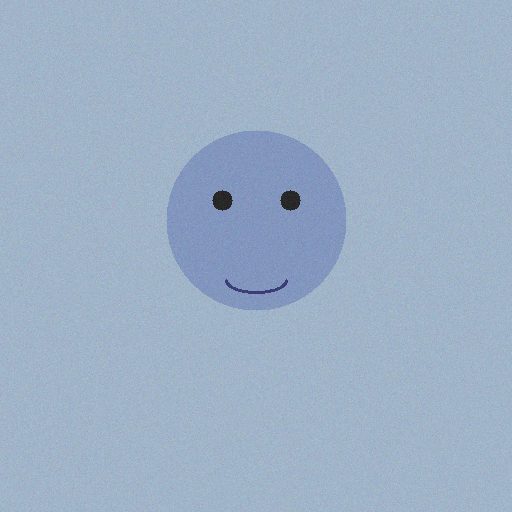
#> input picture data/samples/sample_image.png, 512 x 512 px; its folder holds only this picture in this run
$ python -i image_forensics.py   (imports and definitions only)   (older library calls are emulated)
#> lines starting #> are read from the running program, lines starting #| are printed output that depends on the picture; after the words box and inside, x2 and y2 are one past the last pixel; in counts of white or black regions, pixels touching at a corner belong together
### app/utils/media.py
"""Media helpers: audio extraction (via bundled ffmpeg), loading video frames."""
from pathlib import Path
import shutil
import subprocess

import cv2
import numpy as np


# [64 lines left out: functions ffmpeg_exe, extract_audio, read_video_meta, sample_frames, not called in this run]


def load_image(path: str, max_side: int = 1024):
#> called with path = '../../data/samples/sample_image.png', max_side = 1024
    from PIL import Image
    img = Image.open(path).convert("RGB")
#> img is the input picture: PIL image 512x512 RGB; mean R, G, B 156.8, 176.8, 198.6
    w, h = img.size
#> w = 512; h = 512
    scale = min(max_side / max(h, w), 1.0)
#> scale = 1
    if scale < 1.0:
        img = img.resize((int(w * scale), int(h * scale)))
    return np.asarray(img)

### app/detectors/image_forensics.py
"""Image forensic signals.

Every signal returns:
  name, value (measured), score (0-100, higher = more authentic-looking),
  confidence (0-1), explanation (derived only from measured values).
"""
from __future__ import annotations

import io
from pathlib import Path

import cv2
import numpy as np
from PIL import Image, ExifTags

_CASCADE = None


def _face_cascade():
    global _CASCADE
    if _CASCADE is None:
        p = cv2.data.haarcascades + "haarcascade_frontalface_default.xml"
        _CASCADE = cv2.CascadeClassifier(p)
    return _CASCADE


def _gray_small(rgb, max_side=640):
    g = cv2.cvtColor(rgb, cv2.COLOR_RGB2GRAY)
    h, w = g.shape
    s = min(max_side / max(h, w), 1.0)
    return cv2.resize(g, (int(w * s), int(h * s))) if s < 1.0 else g


# ---------------- A. Metadata ----------------
def metadata_signal(path: str) -> dict:
#> called with path = '../../data/samples/sample_image.png'
    img = Image.open(path)
    exif = {}
    try:
        raw = img.getexif()
        for k, v in raw.items():
            tag = ExifTags.TAGS.get(k, str(k))
            exif[tag] = str(v)[:120]
#> this loop made 0 passes
#> after the loop, exif = 0 items
    except Exception:
        pass
    software = exif.get("Software", "")
#> software = ''
    edited_hint = any(t in software.lower() for t in ("photoshop", "gimp", "facetune", "canva"))
#> edited_hint = False
    dims = f"{img.width}x{img.height}"
#> dims = '512x512'
    explanation = (
        f"Format {img.format}, size {dims}, "
        + ("EXIF fields present." if exif else "no readable EXIF fields.")
    )
    score = 80.0
    if edited_hint:
        score = 45.0
        explanation += f" Software tag '{software}' indicates editing software."
    return {
        "name": "metadata", "value": {"software": software, "format": img.format,
                                       "size": dims, "exif_fields": len(exif)},
        "score": score, "confidence": 0.6 if exif else 0.25,
        "explanation": explanation,
        "suspicious_region": None,
    }


# ---------------- B. JPEG / compression ----------------
def jpeg_signal(path: str) -> dict:
#> called with path = '../../data/samples/sample_image.png'
    img = Image.open(path)
    gray = np.asarray(img.convert("L"), dtype=np.float64)
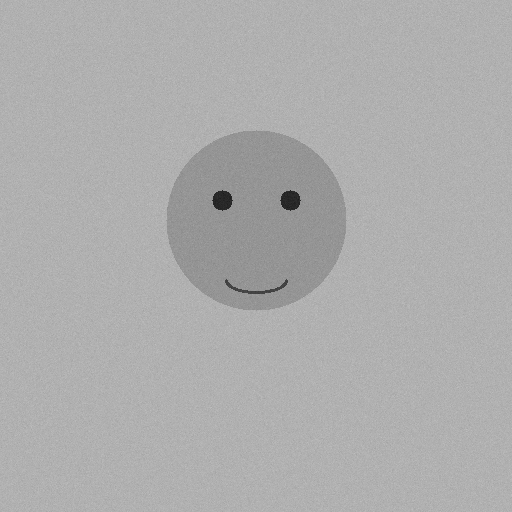
#> gray: shape (512, 512) float64; min 28, max 194, mean 173.3
    q = getattr(img, "quantization", None)
    is_jpeg = (img.format or "").upper() in ("JPEG", "JPG")
#> is_jpeg = False
    # blockiness: energy of horizontal/vertical differences at 8px boundaries
    if gray.shape[1] > 16 and gray.shape[0] > 16:
        b_h = np.abs(np.diff(gray[:, 7::8], axis=1)).mean() if gray.shape[1] > 16 else 0
#> b_h = 4.8
        b_v = np.abs(np.diff(gray[7::8, :], axis=0)).mean() if gray.shape[0] > 16 else 0
#> b_v = 4.81
        blockiness = float((b_h + b_v) / 2)
#> blockiness = 4.8
    else:
        blockiness = 0.0
    if not is_jpeg:
        return {"name": "compression", "value": {"format": img.format, "blockiness": round(blockiness, 2)},
                "score": 85.0, "confidence": 0.3,
                "explanation": f"Non-JPEG format ({img.format}); block artifact analysis not applicable.",
                "suspicious_region": None}
    # Heuristic: heavy blockiness suggests low-quality re-encode (not proof of fake).
    score = float(np.clip(100 - (blockiness - 3.0) * 6.0, 30, 95))
    return {"name": "compression", "value": {"format": "JPEG", "blockiness": round(blockiness, 2),
                                              "quantization_tables": bool(q)},
            "score": score, "confidence": 0.45,
            "explanation": f"8x8 block boundary discontinuity measured at {blockiness:.1f} "
                           f"(higher = stronger JPEG blocking). This reflects compression level, not authenticity by itself.",
            "suspicious_region": None}


# ---------------- C. Noise ----------------
def noise_signal(rgb) -> dict:
    gray = _gray_small(rgb).astype(np.float64)
    # high-pass residual as noise estimate
    blur = cv2.GaussianBlur(gray, (5, 5), 0)
    resid = gray - blur
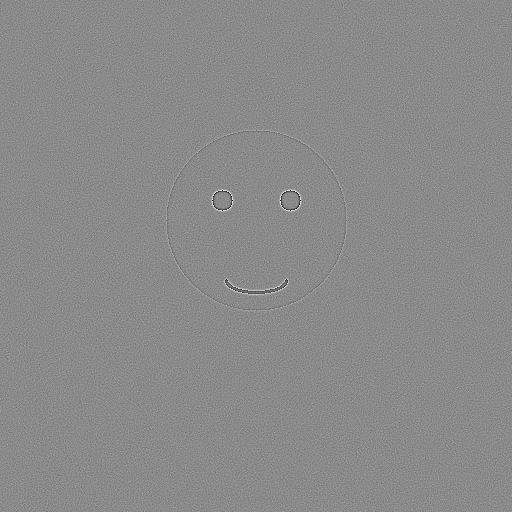
#> resid: shape (512, 512) float64; min -64.71, max 54.55, mean 0; drawn with min black and max white
    regions = {}
    gh, gw = np.array_split(resid, 4, axis=0), None
    # simpler: 4x4 grid of regional noise stds
    cells = []
    h, w = resid.shape
#> h = 512; w = 512
    for i in range(4):
        for j in range(4):
            cell = resid[i*h//4:(i+1)*h//4, j*w//4:(j+1)*w//4]
            cells.append(float(cell.std()))
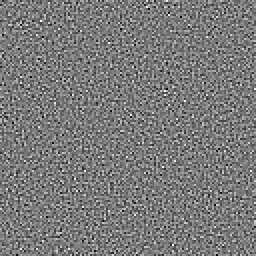
#> cell: shape (128, 128) float64 (shown 2 times larger); min -12.1, max 13.07, mean 0.00347; drawn with min black and max white
#> after the loop, cells = [3.34, 3.34, 3.33, 3.37, 3.33, 4.89, 4.92, 3.36, 3.34, 4.37, 4.37, 3.36, 3.36, 3.33, 3.36, 3.36]
    cells = np.array(cells)
    cv = float(cells.std() / (cells.mean() + 1e-6))
#> cv = 0.157
    # More uniform noise across regions => more consistent => more authentic-looking.
    score = float(np.clip(100 - cv * 120, 25, 95))
#> score = 81.22
    worst = int(cells.argmax())
#> worst = 6
    region = None
    if cv > 0.45:
        r, c = divmod(worst, 4)
        region = {"grid": "4x4", "cell": [int(r), int(c)], "x": c * w // 4, "y": r * h // 4,
                  "w": w // 4, "h": h // 4}
    return {"name": "noise", "value": {"regional_noise_cv": round(cv, 3),
                                        "mean_noise_std": round(float(cells.mean()), 2)},
            "score": score, "confidence": 0.5,
            "explanation": f"Noise residual varies across regions (CV={cv:.2f}); closer to uniform is consistent with a single sensor.",
            "suspicious_region": region}


# ---------------- D. Statistics ----------------
def stats_signal(rgb) -> dict:
    gray = _gray_small(rgb)
    lap = cv2.Laplacian(gray, cv2.CV_64F)
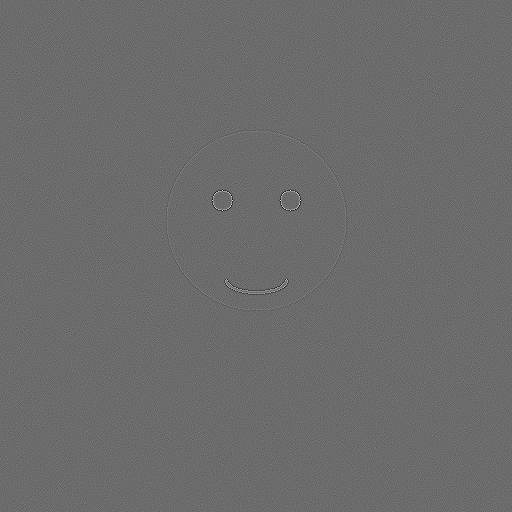
#> lap: shape (512, 512) float64; min -259, max 353, mean 0; drawn with min black and max white
    sharpness = float(lap.var())
#> sharpness = 329.2
    edges = cv2.Canny(gray, 80, 160)
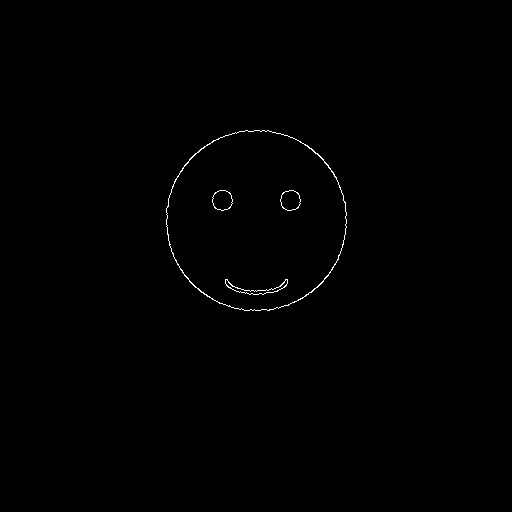
#> edges: shape (512, 512); 0.35% white in thin lines or dots, all inside (x1, y1, x2, y2) = (166, 130, 347, 311)
    edge_density = float((edges > 0).mean())
#> edge_density = 0.00348
    freq = np.fft.fftshift(np.abs(np.fft.fft2(gray.astype(np.float32))))
    h, w = freq.shape
#> h = 512; w = 512
    yy, xx = np.mgrid[0:h, 0:w]
    r = np.sqrt((yy - h / 2) ** 2 + (xx - w / 2) ** 2).astype(int)
    radial = np.bincount(r.ravel(), freq.ravel()) / (np.bincount(r.ravel()) + 1e-6)
#> radial = 363 values, max 45426435.6 at index 0, min 1317 at index 362, mean 132300.3
    mid = len(radial) // 2
#> mid = 181
    high_ratio = float(radial[mid:].mean() / (radial[:mid].mean() + 1e-6)) if mid > 0 else 0
#> high_ratio = 0.00691
    score = 85.0
    notes = []
    if sharpness < 15:
        score -= 25; notes.append("very low sharpness")
    if edge_density < 0.01:
        score -= 15; notes.append("very few edges")
    if high_ratio < 0.02:
        score -= 10; notes.append("low high-frequency content")
    score = float(np.clip(score, 25, 95))
    explanation = (
        f"Sharpness {sharpness:.1f}, edge density {edge_density:.3f}, HF energy ratio {high_ratio:.3f}. "
        + (f"Notable: {', '.join(notes)}." if notes else "Within typical natural-image ranges.")
    )
    return {"name": "image_stats", "value": {"sharpness": round(sharpness, 1),
                                             "edge_density": round(edge_density, 3),
                                             "hf_ratio": round(high_ratio, 3)},
            "score": score, "confidence": 0.4, "explanation": explanation,
            "suspicious_region": None}


# ---------------- E. Face ----------------
def detect_faces(rgb) -> list:
    gray = _gray_small(rgb)
    faces = _face_cascade().detectMultiScale(gray, 1.3, 5, minSize=(40, 40))
#> faces = ()
    scale = gray.shape[1] / rgb.shape[1] if rgb.shape[1] else 1
#> scale = 1
    out = []
    for (x, y, w, h) in faces:
        out.append((int(x / scale), int(y / scale), int(w / scale), int(h / scale)))
#> after the loop, out = []
    return out


def face_signal(rgb) -> dict:
    faces = detect_faces(rgb)
#> faces = []
    if not faces:
        return {"name": "face", "value": {"faces": 0}, "score": 75.0, "confidence": 0.2,
                "explanation": "No face detected; face-specific checks not applicable.",
                "suspicious_region": None}
    textures, boundary_scores = [], []
    for (x, y, w, h) in faces:
        face = rgb[y:y + h, x:x + w]
        if face.size == 0:
            continue
        g = cv2.cvtColor(face, cv2.COLOR_RGB2GRAY)
        textures.append(float(cv2.Laplacian(g, cv2.CV_64F).var()))
        ring_in = cv2.erode(g, np.ones((7, 7), np.uint8))
        boundary = float(np.abs(g.astype(float) - cv2.GaussianBlur(g, (9, 9), 0).astype(float)).mean())
        boundary_scores.append(boundary)
    texture = float(np.mean(textures)) if textures else 0.0
    boundary = float(np.mean(boundary_scores)) if boundary_scores else 0.0
    score = 85.0
    if texture < 5:
        score -= 25
    if boundary < 4:
        score -= 10  # overly smooth face can indicate synthesis/blending
    return {"name": "face", "value": {"faces": len(faces), "face_texture": round(texture, 1),
                                       "boundary_gradient": round(boundary, 2)},
            "score": float(np.clip(score, 25, 95)), "confidence": 0.5,
            "explanation": f"{len(faces)} face(s) found; mean face texture sharpness {texture:.1f}, "
                           f"face-boundary gradient {boundary:.1f}.",
            "suspicious_region": {"x": faces[0][0], "y": faces[0][1], "w": faces[0][2], "h": faces[0][3]}}


def analyze_image(path: str, max_side: int = 1024) -> dict:
    from app.utils.media import load_image
    rgb = load_image(path, max_side=max_side)
    signals = {
        "metadata": metadata_signal(path),
        "compression": jpeg_signal(path),
        "noise": noise_signal(rgb),
        "image_stats": stats_signal(rgb),
        "face": face_signal(rgb),
    }
    return {"signals": signals, "size": [int(rgb.shape[1]), int(rgb.shape[0])]}

>>> result = analyze_image('../../data/samples/sample_image.png')
#> result = 2 items
